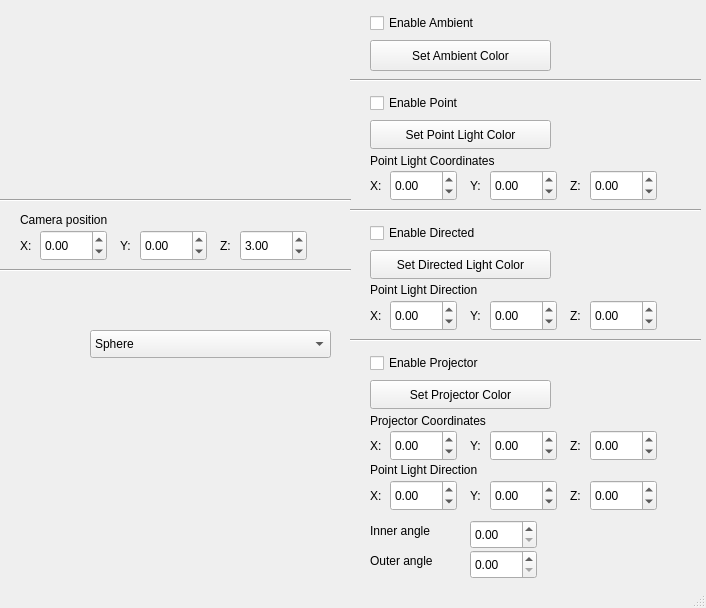
<?xml version="1.0" encoding="UTF-8"?>
<ui version="4.0">
 <class>CubeSettingsWindow</class>
 <widget class="QMainWindow" name="CubeSettingsWindow">
  <property name="geometry">
   <rect>
    <x>0</x>
    <y>0</y>
    <width>706</width>
    <height>608</height>
   </rect>
  </property>
  <property name="windowTitle">
   <string>MainWindow</string>
  </property>
  <widget class="QWidget" name="centralwidget">
   <widget class="QPushButton" name="ambient_color_button">
    <property name="geometry">
     <rect>
      <x>370</x>
      <y>40</y>
      <width>181</width>
      <height>31</height>
     </rect>
    </property>
    <property name="font">
     <font>
      <pointsize>9</pointsize>
     </font>
    </property>
    <property name="text">
     <string>Set Ambient Color</string>
    </property>
   </widget>
   <widget class="QLabel" name="ambient_color_label">
    <property name="geometry">
     <rect>
      <x>590</x>
      <y>40</y>
      <width>91</width>
      <height>31</height>
     </rect>
    </property>
    <property name="font">
     <font>
      <pointsize>9</pointsize>
     </font>
    </property>
    <property name="text">
     <string/>
    </property>
   </widget>
   <widget class="QLabel" name="point_color_label">
    <property name="geometry">
     <rect>
      <x>590</x>
      <y>120</y>
      <width>91</width>
      <height>31</height>
     </rect>
    </property>
    <property name="font">
     <font>
      <pointsize>9</pointsize>
     </font>
    </property>
    <property name="text">
     <string/>
    </property>
   </widget>
   <widget class="QPushButton" name="point_color_button">
    <property name="geometry">
     <rect>
      <x>370</x>
      <y>120</y>
      <width>181</width>
      <height>29</height>
     </rect>
    </property>
    <property name="font">
     <font>
      <pointsize>9</pointsize>
     </font>
    </property>
    <property name="text">
     <string>Set Point Light Color</string>
    </property>
   </widget>
   <widget class="QLabel" name="label_3">
    <property name="geometry">
     <rect>
      <x>370</x>
      <y>150</y>
      <width>181</width>
      <height>21</height>
     </rect>
    </property>
    <property name="font">
     <font>
      <pointsize>9</pointsize>
     </font>
    </property>
    <property name="text">
     <string>Point Light Coordinates</string>
    </property>
   </widget>
   <widget class="QDoubleSpinBox" name="point_light_x">
    <property name="geometry">
     <rect>
      <x>390</x>
      <y>170</y>
      <width>67</width>
      <height>31</height>
     </rect>
    </property>
    <property name="font">
     <font>
      <pointsize>9</pointsize>
     </font>
    </property>
    <property name="minimum">
     <double>-100.000000000000000</double>
    </property>
    <property name="maximum">
     <double>100.000000000000000</double>
    </property>
    <property name="singleStep">
     <double>0.500000000000000</double>
    </property>
   </widget>
   <widget class="QLabel" name="label_4">
    <property name="geometry">
     <rect>
      <x>370</x>
      <y>170</y>
      <width>21</width>
      <height>31</height>
     </rect>
    </property>
    <property name="font">
     <font>
      <pointsize>9</pointsize>
     </font>
    </property>
    <property name="text">
     <string>X:</string>
    </property>
   </widget>
   <widget class="QLabel" name="label_5">
    <property name="geometry">
     <rect>
      <x>470</x>
      <y>170</y>
      <width>21</width>
      <height>31</height>
     </rect>
    </property>
    <property name="font">
     <font>
      <pointsize>9</pointsize>
     </font>
    </property>
    <property name="text">
     <string>Y:</string>
    </property>
   </widget>
   <widget class="QLabel" name="label_6">
    <property name="geometry">
     <rect>
      <x>570</x>
      <y>170</y>
      <width>21</width>
      <height>31</height>
     </rect>
    </property>
    <property name="font">
     <font>
      <pointsize>9</pointsize>
     </font>
    </property>
    <property name="text">
     <string>Z:</string>
    </property>
   </widget>
   <widget class="QDoubleSpinBox" name="point_light_y">
    <property name="geometry">
     <rect>
      <x>490</x>
      <y>170</y>
      <width>67</width>
      <height>31</height>
     </rect>
    </property>
    <property name="font">
     <font>
      <pointsize>9</pointsize>
     </font>
    </property>
    <property name="minimum">
     <double>-100.000000000000000</double>
    </property>
    <property name="maximum">
     <double>100.000000000000000</double>
    </property>
    <property name="singleStep">
     <double>0.500000000000000</double>
    </property>
   </widget>
   <widget class="QDoubleSpinBox" name="point_light_z">
    <property name="geometry">
     <rect>
      <x>590</x>
      <y>170</y>
      <width>67</width>
      <height>31</height>
     </rect>
    </property>
    <property name="font">
     <font>
      <pointsize>9</pointsize>
     </font>
    </property>
    <property name="minimum">
     <double>-100.000000000000000</double>
    </property>
    <property name="maximum">
     <double>100.000000000000000</double>
    </property>
    <property name="singleStep">
     <double>0.500000000000000</double>
    </property>
   </widget>
   <widget class="QDoubleSpinBox" name="dir_light_z">
    <property name="geometry">
     <rect>
      <x>590</x>
      <y>300</y>
      <width>67</width>
      <height>31</height>
     </rect>
    </property>
    <property name="font">
     <font>
      <pointsize>9</pointsize>
     </font>
    </property>
    <property name="minimum">
     <double>-10.000000000000000</double>
    </property>
    <property name="maximum">
     <double>10.000000000000000</double>
    </property>
    <property name="singleStep">
     <double>0.500000000000000</double>
    </property>
   </widget>
   <widget class="QLabel" name="label_7">
    <property name="geometry">
     <rect>
      <x>470</x>
      <y>300</y>
      <width>21</width>
      <height>31</height>
     </rect>
    </property>
    <property name="font">
     <font>
      <pointsize>9</pointsize>
     </font>
    </property>
    <property name="text">
     <string>Y:</string>
    </property>
   </widget>
   <widget class="QLabel" name="dir_color_label">
    <property name="geometry">
     <rect>
      <x>590</x>
      <y>250</y>
      <width>91</width>
      <height>31</height>
     </rect>
    </property>
    <property name="font">
     <font>
      <pointsize>9</pointsize>
     </font>
    </property>
    <property name="text">
     <string/>
    </property>
   </widget>
   <widget class="QLabel" name="label_8">
    <property name="geometry">
     <rect>
      <x>370</x>
      <y>280</y>
      <width>181</width>
      <height>20</height>
     </rect>
    </property>
    <property name="font">
     <font>
      <pointsize>9</pointsize>
     </font>
    </property>
    <property name="text">
     <string>Point Light Direction</string>
    </property>
   </widget>
   <widget class="QLabel" name="label_9">
    <property name="geometry">
     <rect>
      <x>370</x>
      <y>300</y>
      <width>21</width>
      <height>31</height>
     </rect>
    </property>
    <property name="font">
     <font>
      <pointsize>9</pointsize>
     </font>
    </property>
    <property name="text">
     <string>X:</string>
    </property>
   </widget>
   <widget class="QDoubleSpinBox" name="dir_light_y">
    <property name="geometry">
     <rect>
      <x>490</x>
      <y>300</y>
      <width>67</width>
      <height>31</height>
     </rect>
    </property>
    <property name="font">
     <font>
      <pointsize>9</pointsize>
     </font>
    </property>
    <property name="minimum">
     <double>-10.000000000000000</double>
    </property>
    <property name="maximum">
     <double>10.000000000000000</double>
    </property>
    <property name="singleStep">
     <double>0.500000000000000</double>
    </property>
   </widget>
   <widget class="QPushButton" name="dir_color_button">
    <property name="geometry">
     <rect>
      <x>370</x>
      <y>250</y>
      <width>181</width>
      <height>29</height>
     </rect>
    </property>
    <property name="font">
     <font>
      <pointsize>9</pointsize>
     </font>
    </property>
    <property name="text">
     <string>Set Directed Light Color</string>
    </property>
   </widget>
   <widget class="QLabel" name="label_10">
    <property name="geometry">
     <rect>
      <x>570</x>
      <y>300</y>
      <width>21</width>
      <height>31</height>
     </rect>
    </property>
    <property name="font">
     <font>
      <pointsize>9</pointsize>
     </font>
    </property>
    <property name="text">
     <string>Z:</string>
    </property>
   </widget>
   <widget class="QDoubleSpinBox" name="dir_light_x">
    <property name="geometry">
     <rect>
      <x>390</x>
      <y>300</y>
      <width>67</width>
      <height>31</height>
     </rect>
    </property>
    <property name="font">
     <font>
      <pointsize>9</pointsize>
     </font>
    </property>
    <property name="minimum">
     <double>-10.000000000000000</double>
    </property>
    <property name="maximum">
     <double>10.000000000000000</double>
    </property>
    <property name="singleStep">
     <double>0.500000000000000</double>
    </property>
   </widget>
   <widget class="QCheckBox" name="enable_ambient">
    <property name="geometry">
     <rect>
      <x>370</x>
      <y>10</y>
      <width>151</width>
      <height>26</height>
     </rect>
    </property>
    <property name="font">
     <font>
      <pointsize>9</pointsize>
     </font>
    </property>
    <property name="text">
     <string>Enable Ambient</string>
    </property>
   </widget>
   <widget class="QCheckBox" name="enable_point">
    <property name="geometry">
     <rect>
      <x>370</x>
      <y>90</y>
      <width>151</width>
      <height>26</height>
     </rect>
    </property>
    <property name="font">
     <font>
      <pointsize>9</pointsize>
     </font>
    </property>
    <property name="text">
     <string>Enable Point</string>
    </property>
   </widget>
   <widget class="QCheckBox" name="enable_directed">
    <property name="geometry">
     <rect>
      <x>370</x>
      <y>220</y>
      <width>151</width>
      <height>26</height>
     </rect>
    </property>
    <property name="font">
     <font>
      <pointsize>9</pointsize>
     </font>
    </property>
    <property name="text">
     <string>Enable Directed</string>
    </property>
   </widget>
   <widget class="QLabel" name="label_11">
    <property name="geometry">
     <rect>
      <x>20</x>
      <y>210</y>
      <width>151</width>
      <height>20</height>
     </rect>
    </property>
    <property name="font">
     <font>
      <pointsize>9</pointsize>
     </font>
    </property>
    <property name="text">
     <string>Camera position</string>
    </property>
   </widget>
   <widget class="QDoubleSpinBox" name="camera_x">
    <property name="geometry">
     <rect>
      <x>40</x>
      <y>230</y>
      <width>67</width>
      <height>31</height>
     </rect>
    </property>
    <property name="font">
     <font>
      <pointsize>9</pointsize>
     </font>
    </property>
    <property name="minimum">
     <double>-100.000000000000000</double>
    </property>
    <property name="maximum">
     <double>100.000000000000000</double>
    </property>
    <property name="singleStep">
     <double>0.500000000000000</double>
    </property>
   </widget>
   <widget class="QDoubleSpinBox" name="camera_z">
    <property name="geometry">
     <rect>
      <x>240</x>
      <y>230</y>
      <width>67</width>
      <height>31</height>
     </rect>
    </property>
    <property name="font">
     <font>
      <pointsize>9</pointsize>
     </font>
    </property>
    <property name="minimum">
     <double>-100.000000000000000</double>
    </property>
    <property name="maximum">
     <double>100.000000000000000</double>
    </property>
    <property name="singleStep">
     <double>0.500000000000000</double>
    </property>
    <property name="value">
     <double>3.000000000000000</double>
    </property>
   </widget>
   <widget class="QLabel" name="label_12">
    <property name="geometry">
     <rect>
      <x>220</x>
      <y>230</y>
      <width>21</width>
      <height>31</height>
     </rect>
    </property>
    <property name="font">
     <font>
      <pointsize>9</pointsize>
     </font>
    </property>
    <property name="text">
     <string>Z:</string>
    </property>
   </widget>
   <widget class="QLabel" name="label_13">
    <property name="geometry">
     <rect>
      <x>120</x>
      <y>230</y>
      <width>21</width>
      <height>31</height>
     </rect>
    </property>
    <property name="font">
     <font>
      <pointsize>9</pointsize>
     </font>
    </property>
    <property name="text">
     <string>Y:</string>
    </property>
   </widget>
   <widget class="QDoubleSpinBox" name="camera_y">
    <property name="geometry">
     <rect>
      <x>140</x>
      <y>230</y>
      <width>67</width>
      <height>31</height>
     </rect>
    </property>
    <property name="font">
     <font>
      <pointsize>9</pointsize>
     </font>
    </property>
    <property name="minimum">
     <double>-100.000000000000000</double>
    </property>
    <property name="maximum">
     <double>100.000000000000000</double>
    </property>
    <property name="singleStep">
     <double>0.500000000000000</double>
    </property>
   </widget>
   <widget class="QLabel" name="label_14">
    <property name="geometry">
     <rect>
      <x>20</x>
      <y>230</y>
      <width>21</width>
      <height>31</height>
     </rect>
    </property>
    <property name="font">
     <font>
      <pointsize>9</pointsize>
     </font>
    </property>
    <property name="text">
     <string>X:</string>
    </property>
   </widget>
   <widget class="Line" name="line">
    <property name="geometry">
     <rect>
      <x>0</x>
      <y>190</y>
      <width>351</width>
      <height>20</height>
     </rect>
    </property>
    <property name="orientation">
     <enum>Qt::Horizontal</enum>
    </property>
   </widget>
   <widget class="Line" name="line_2">
    <property name="geometry">
     <rect>
      <x>0</x>
      <y>260</y>
      <width>351</width>
      <height>20</height>
     </rect>
    </property>
    <property name="orientation">
     <enum>Qt::Horizontal</enum>
    </property>
   </widget>
   <widget class="Line" name="line_3">
    <property name="geometry">
     <rect>
      <x>350</x>
      <y>70</y>
      <width>351</width>
      <height>20</height>
     </rect>
    </property>
    <property name="orientation">
     <enum>Qt::Horizontal</enum>
    </property>
   </widget>
   <widget class="Line" name="line_4">
    <property name="geometry">
     <rect>
      <x>350</x>
      <y>200</y>
      <width>351</width>
      <height>20</height>
     </rect>
    </property>
    <property name="orientation">
     <enum>Qt::Horizontal</enum>
    </property>
   </widget>
   <widget class="QLabel" name="projector_color_label">
    <property name="geometry">
     <rect>
      <x>590</x>
      <y>380</y>
      <width>91</width>
      <height>31</height>
     </rect>
    </property>
    <property name="font">
     <font>
      <pointsize>9</pointsize>
     </font>
    </property>
    <property name="text">
     <string/>
    </property>
   </widget>
   <widget class="QDoubleSpinBox" name="projector_pos_z">
    <property name="geometry">
     <rect>
      <x>590</x>
      <y>430</y>
      <width>67</width>
      <height>31</height>
     </rect>
    </property>
    <property name="font">
     <font>
      <pointsize>9</pointsize>
     </font>
    </property>
    <property name="minimum">
     <double>-100.000000000000000</double>
    </property>
    <property name="maximum">
     <double>100.000000000000000</double>
    </property>
    <property name="singleStep">
     <double>0.500000000000000</double>
    </property>
   </widget>
   <widget class="QLabel" name="label_15">
    <property name="geometry">
     <rect>
      <x>570</x>
      <y>430</y>
      <width>21</width>
      <height>31</height>
     </rect>
    </property>
    <property name="font">
     <font>
      <pointsize>9</pointsize>
     </font>
    </property>
    <property name="text">
     <string>Z:</string>
    </property>
   </widget>
   <widget class="QLabel" name="label_16">
    <property name="geometry">
     <rect>
      <x>370</x>
      <y>430</y>
      <width>21</width>
      <height>31</height>
     </rect>
    </property>
    <property name="font">
     <font>
      <pointsize>9</pointsize>
     </font>
    </property>
    <property name="text">
     <string>X:</string>
    </property>
   </widget>
   <widget class="QLabel" name="label_17">
    <property name="geometry">
     <rect>
      <x>370</x>
      <y>410</y>
      <width>181</width>
      <height>21</height>
     </rect>
    </property>
    <property name="font">
     <font>
      <pointsize>9</pointsize>
     </font>
    </property>
    <property name="text">
     <string>Projector Coordinates</string>
    </property>
   </widget>
   <widget class="QLabel" name="label_18">
    <property name="geometry">
     <rect>
      <x>470</x>
      <y>430</y>
      <width>21</width>
      <height>31</height>
     </rect>
    </property>
    <property name="font">
     <font>
      <pointsize>9</pointsize>
     </font>
    </property>
    <property name="text">
     <string>Y:</string>
    </property>
   </widget>
   <widget class="QDoubleSpinBox" name="projector_pos_y">
    <property name="geometry">
     <rect>
      <x>490</x>
      <y>430</y>
      <width>67</width>
      <height>31</height>
     </rect>
    </property>
    <property name="font">
     <font>
      <pointsize>9</pointsize>
     </font>
    </property>
    <property name="minimum">
     <double>-100.000000000000000</double>
    </property>
    <property name="maximum">
     <double>100.000000000000000</double>
    </property>
    <property name="singleStep">
     <double>0.500000000000000</double>
    </property>
   </widget>
   <widget class="QCheckBox" name="enable_projector">
    <property name="geometry">
     <rect>
      <x>370</x>
      <y>350</y>
      <width>151</width>
      <height>26</height>
     </rect>
    </property>
    <property name="font">
     <font>
      <pointsize>9</pointsize>
     </font>
    </property>
    <property name="text">
     <string>Enable Projector</string>
    </property>
   </widget>
   <widget class="QDoubleSpinBox" name="projector_pos_x">
    <property name="geometry">
     <rect>
      <x>390</x>
      <y>430</y>
      <width>67</width>
      <height>31</height>
     </rect>
    </property>
    <property name="font">
     <font>
      <pointsize>9</pointsize>
     </font>
    </property>
    <property name="minimum">
     <double>-100.000000000000000</double>
    </property>
    <property name="maximum">
     <double>100.000000000000000</double>
    </property>
    <property name="singleStep">
     <double>0.500000000000000</double>
    </property>
   </widget>
   <widget class="Line" name="line_5">
    <property name="geometry">
     <rect>
      <x>350</x>
      <y>330</y>
      <width>351</width>
      <height>20</height>
     </rect>
    </property>
    <property name="orientation">
     <enum>Qt::Horizontal</enum>
    </property>
   </widget>
   <widget class="QPushButton" name="projector_color_button">
    <property name="geometry">
     <rect>
      <x>370</x>
      <y>380</y>
      <width>181</width>
      <height>29</height>
     </rect>
    </property>
    <property name="font">
     <font>
      <pointsize>9</pointsize>
     </font>
    </property>
    <property name="text">
     <string>Set Projector Color</string>
    </property>
   </widget>
   <widget class="QDoubleSpinBox" name="projector_dir_x">
    <property name="geometry">
     <rect>
      <x>390</x>
      <y>480</y>
      <width>67</width>
      <height>31</height>
     </rect>
    </property>
    <property name="font">
     <font>
      <pointsize>9</pointsize>
     </font>
    </property>
    <property name="minimum">
     <double>-10.000000000000000</double>
    </property>
    <property name="maximum">
     <double>10.000000000000000</double>
    </property>
    <property name="singleStep">
     <double>0.500000000000000</double>
    </property>
   </widget>
   <widget class="QDoubleSpinBox" name="projector_dir_z">
    <property name="geometry">
     <rect>
      <x>590</x>
      <y>480</y>
      <width>67</width>
      <height>31</height>
     </rect>
    </property>
    <property name="font">
     <font>
      <pointsize>9</pointsize>
     </font>
    </property>
    <property name="minimum">
     <double>-10.000000000000000</double>
    </property>
    <property name="maximum">
     <double>10.000000000000000</double>
    </property>
    <property name="singleStep">
     <double>0.500000000000000</double>
    </property>
   </widget>
   <widget class="QLabel" name="label_19">
    <property name="geometry">
     <rect>
      <x>370</x>
      <y>460</y>
      <width>181</width>
      <height>20</height>
     </rect>
    </property>
    <property name="font">
     <font>
      <pointsize>9</pointsize>
     </font>
    </property>
    <property name="text">
     <string>Point Light Direction</string>
    </property>
   </widget>
   <widget class="QLabel" name="label_20">
    <property name="geometry">
     <rect>
      <x>570</x>
      <y>480</y>
      <width>21</width>
      <height>31</height>
     </rect>
    </property>
    <property name="font">
     <font>
      <pointsize>9</pointsize>
     </font>
    </property>
    <property name="text">
     <string>Z:</string>
    </property>
   </widget>
   <widget class="QLabel" name="label_21">
    <property name="geometry">
     <rect>
      <x>470</x>
      <y>480</y>
      <width>21</width>
      <height>31</height>
     </rect>
    </property>
    <property name="font">
     <font>
      <pointsize>9</pointsize>
     </font>
    </property>
    <property name="text">
     <string>Y:</string>
    </property>
   </widget>
   <widget class="QDoubleSpinBox" name="projector_dir_y">
    <property name="geometry">
     <rect>
      <x>490</x>
      <y>480</y>
      <width>67</width>
      <height>31</height>
     </rect>
    </property>
    <property name="font">
     <font>
      <pointsize>9</pointsize>
     </font>
    </property>
    <property name="minimum">
     <double>-10.000000000000000</double>
    </property>
    <property name="maximum">
     <double>10.000000000000000</double>
    </property>
    <property name="singleStep">
     <double>0.500000000000000</double>
    </property>
   </widget>
   <widget class="QLabel" name="label_22">
    <property name="geometry">
     <rect>
      <x>370</x>
      <y>480</y>
      <width>21</width>
      <height>31</height>
     </rect>
    </property>
    <property name="font">
     <font>
      <pointsize>9</pointsize>
     </font>
    </property>
    <property name="text">
     <string>X:</string>
    </property>
   </widget>
   <widget class="QLabel" name="label_23">
    <property name="geometry">
     <rect>
      <x>370</x>
      <y>520</y>
      <width>91</width>
      <height>21</height>
     </rect>
    </property>
    <property name="font">
     <font>
      <pointsize>9</pointsize>
     </font>
    </property>
    <property name="text">
     <string>Inner angle</string>
    </property>
   </widget>
   <widget class="QLabel" name="label_24">
    <property name="geometry">
     <rect>
      <x>370</x>
      <y>550</y>
      <width>91</width>
      <height>21</height>
     </rect>
    </property>
    <property name="font">
     <font>
      <pointsize>9</pointsize>
     </font>
    </property>
    <property name="text">
     <string>Outer angle</string>
    </property>
   </widget>
   <widget class="QDoubleSpinBox" name="spin_inner_angle">
    <property name="geometry">
     <rect>
      <x>470</x>
      <y>520</y>
      <width>67</width>
      <height>29</height>
     </rect>
    </property>
    <property name="maximum">
     <double>90.000000000000000</double>
    </property>
   </widget>
   <widget class="QDoubleSpinBox" name="spin_outer_angle">
    <property name="geometry">
     <rect>
      <x>470</x>
      <y>550</y>
      <width>67</width>
      <height>29</height>
     </rect>
    </property>
    <property name="maximum">
     <double>90.000000000000000</double>
    </property>
   </widget>
   <widget class="QComboBox" name="comboBox">
    <property name="geometry">
     <rect>
      <x>90</x>
      <y>330</y>
      <width>241</width>
      <height>28</height>
     </rect>
    </property>
    <item>
     <property name="text">
      <string>Sphere</string>
     </property>
    </item>
    <item>
     <property name="text">
      <string>Cube</string>
     </property>
    </item>
    <item>
     <property name="text">
      <string>House</string>
     </property>
    </item>
   </widget>
  </widget>
  <widget class="QStatusBar" name="statusbar"/>
 </widget>
 <resources/>
 <connections/>
</ui>
